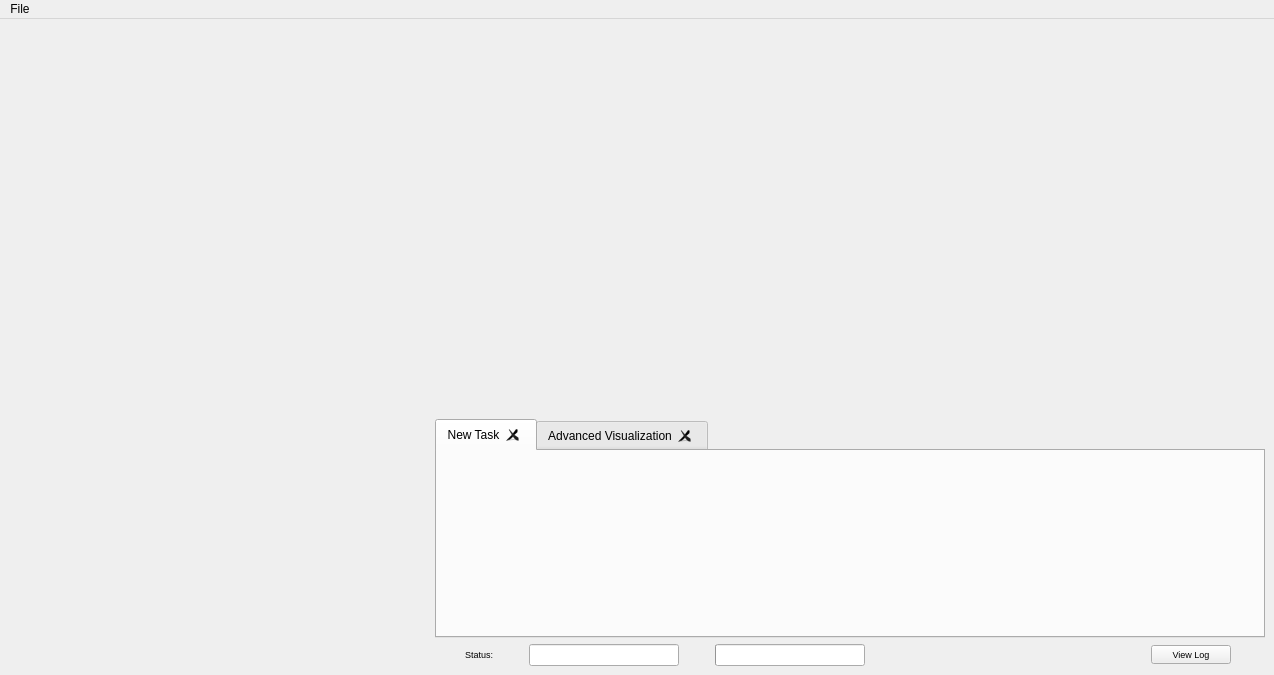
<?xml version="1.0" encoding="UTF-8"?>
<ui version="4.0">
 <class>MainWindow</class>
 <widget class="QMainWindow" name="MainWindow">
  <property name="geometry">
   <rect>
    <x>0</x>
    <y>0</y>
    <width>1274</width>
    <height>675</height>
   </rect>
  </property>
  <property name="minimumSize">
   <size>
    <width>1024</width>
    <height>0</height>
   </size>
  </property>
  <property name="windowTitle">
   <string>Minder3D</string>
  </property>
  <widget class="QWidget" name="centralwidget">
   <property name="sizePolicy">
    <sizepolicy hsizetype="MinimumExpanding" vsizetype="MinimumExpanding">
     <horstretch>1</horstretch>
     <verstretch>1</verstretch>
    </sizepolicy>
   </property>
   <property name="minimumSize">
    <size>
     <width>1024</width>
     <height>0</height>
    </size>
   </property>
   <layout class="QGridLayout" name="gridLayout_3">
    <item row="0" column="0">
     <layout class="QVBoxLayout" name="appLayout">
      <property name="sizeConstraint">
       <enum>QLayout::SetDefaultConstraint</enum>
      </property>
      <item>
       <layout class="QHBoxLayout" name="topPanelLayout">
        <item>
         <layout class="QVBoxLayout" name="view2DLayout">
          <item>
           <spacer name="view2DSpacer">
            <property name="orientation">
             <enum>Qt::Horizontal</enum>
            </property>
            <property name="sizeType">
             <enum>QSizePolicy::Fixed</enum>
            </property>
            <property name="sizeHint" stdset="0">
             <size>
              <width>391</width>
              <height>0</height>
             </size>
            </property>
           </spacer>
          </item>
         </layout>
        </item>
        <item>
         <spacer name="topPanelSpacer">
          <property name="orientation">
           <enum>Qt::Vertical</enum>
          </property>
          <property name="sizeType">
           <enum>QSizePolicy::Fixed</enum>
          </property>
          <property name="sizeHint" stdset="0">
           <size>
            <width>0</width>
            <height>391</height>
           </size>
          </property>
         </spacer>
        </item>
        <item>
         <layout class="QVBoxLayout" name="view3DLayout">
          <item>
           <spacer name="view3DSpacer">
            <property name="sizePolicy">
             <sizepolicy hsizetype="Fixed" vsizetype="Minimum">
              <horstretch>0</horstretch>
              <verstretch>0</verstretch>
             </sizepolicy>
            </property>
            <property name="orientation">
             <enum>Qt::Horizontal</enum>
            </property>
            <property name="sizeType">
             <enum>QSizePolicy::Fixed</enum>
            </property>
            <property name="sizeHint" stdset="0">
             <size>
              <width>361</width>
              <height>0</height>
             </size>
            </property>
           </spacer>
          </item>
         </layout>
        </item>
        <item>
         <layout class="QVBoxLayout" name="rightPanelLayout">
          <item>
           <layout class="QVBoxLayout" name="objectLayout"/>
          </item>
          <item>
           <layout class="QVBoxLayout" name="infoTableLayout"/>
          </item>
         </layout>
        </item>
       </layout>
      </item>
      <item>
       <layout class="QHBoxLayout" name="bottomPanelLayout">
        <item>
         <layout class="QVBoxLayout" name="imageTableLayout">
          <item>
           <spacer name="horizontalSpacer_2">
            <property name="orientation">
             <enum>Qt::Horizontal</enum>
            </property>
            <property name="sizeHint" stdset="0">
             <size>
              <width>300</width>
              <height>0</height>
             </size>
            </property>
           </spacer>
          </item>
         </layout>
        </item>
        <item>
         <layout class="QVBoxLayout" name="bottomRightPanelLayout">
          <property name="sizeConstraint">
           <enum>QLayout::SetDefaultConstraint</enum>
          </property>
          <item>
           <widget class="QTabWidget" name="tabWidget">
            <property name="sizePolicy">
             <sizepolicy hsizetype="Fixed" vsizetype="MinimumExpanding">
              <horstretch>0</horstretch>
              <verstretch>0</verstretch>
             </sizepolicy>
            </property>
            <property name="minimumSize">
             <size>
              <width>830</width>
              <height>194</height>
             </size>
            </property>
            <property name="currentIndex">
             <number>0</number>
            </property>
            <property name="tabsClosable">
             <bool>true</bool>
            </property>
            <widget class="QWidget" name="newTaskTab">
             <attribute name="title">
              <string>New Task</string>
             </attribute>
             <layout class="QHBoxLayout" name="newTaskTabLayout"/>
            </widget>
            <widget class="QWidget" name="visualizationTab">
             <attribute name="title">
              <string>Advanced Visualization</string>
             </attribute>
             <layout class="QHBoxLayout" name="visualizationTabLayout"/>
            </widget>
           </widget>
          </item>
          <item>
           <layout class="QHBoxLayout" name="horizontalLayout_2">
            <item>
             <widget class="QLabel" name="statusLabel">
              <property name="sizePolicy">
               <sizepolicy hsizetype="Fixed" vsizetype="Fixed">
                <horstretch>0</horstretch>
                <verstretch>0</verstretch>
               </sizepolicy>
              </property>
              <property name="font">
               <font>
                <pointsize>7</pointsize>
               </font>
              </property>
              <property name="text">
               <string>Status:</string>
              </property>
             </widget>
            </item>
            <item>
             <widget class="QLineEdit" name="statusText">
              <property name="sizePolicy">
               <sizepolicy hsizetype="Fixed" vsizetype="Fixed">
                <horstretch>0</horstretch>
                <verstretch>0</verstretch>
               </sizepolicy>
              </property>
              <property name="minimumSize">
               <size>
                <width>150</width>
                <height>0</height>
               </size>
              </property>
              <property name="font">
               <font>
                <pointsize>7</pointsize>
               </font>
              </property>
             </widget>
            </item>
            <item>
             <widget class="QProgressBar" name="statusProgressBar">
              <property name="sizePolicy">
               <sizepolicy hsizetype="Fixed" vsizetype="Fixed">
                <horstretch>0</horstretch>
                <verstretch>0</verstretch>
               </sizepolicy>
              </property>
              <property name="minimumSize">
               <size>
                <width>150</width>
                <height>12</height>
               </size>
              </property>
              <property name="value">
               <number>0</number>
              </property>
              <property name="textVisible">
               <bool>false</bool>
              </property>
             </widget>
            </item>
            <item>
             <spacer name="horizontalSpacer">
              <property name="orientation">
               <enum>Qt::Horizontal</enum>
              </property>
              <property name="sizeType">
               <enum>QSizePolicy::Fixed</enum>
              </property>
              <property name="sizeHint" stdset="0">
               <size>
                <width>250</width>
                <height>0</height>
               </size>
              </property>
             </spacer>
            </item>
            <item>
             <widget class="QPushButton" name="statusViewLogButton">
              <property name="sizePolicy">
               <sizepolicy hsizetype="Fixed" vsizetype="Fixed">
                <horstretch>0</horstretch>
                <verstretch>0</verstretch>
               </sizepolicy>
              </property>
              <property name="font">
               <font>
                <pointsize>7</pointsize>
               </font>
              </property>
              <property name="text">
               <string>View Log</string>
              </property>
             </widget>
            </item>
           </layout>
          </item>
         </layout>
        </item>
       </layout>
      </item>
     </layout>
    </item>
   </layout>
  </widget>
  <widget class="QMenuBar" name="menubar">
   <property name="geometry">
    <rect>
     <x>0</x>
     <y>0</y>
     <width>1274</width>
     <height>19</height>
    </rect>
   </property>
   <widget class="QMenu" name="fileMenu">
    <property name="title">
     <string>File</string>
    </property>
    <addaction name="loadImageMenuItem"/>
    <addaction name="loadSceneMenuItem"/>
    <addaction name="separator"/>
    <addaction name="saveImageMenuItem"/>
    <addaction name="saveOverlayMenuItem"/>
    <addaction name="saveSceneMenuItem"/>
    <addaction name="saveVTKModelsMenuItem"/>
   </widget>
   <addaction name="fileMenu"/>
  </widget>
  <action name="loadImageMenuItem">
   <property name="text">
    <string>Load Image</string>
   </property>
  </action>
  <action name="saveImageMenuItem">
   <property name="text">
    <string>Save Image</string>
   </property>
  </action>
  <action name="saveOverlayMenuItem">
   <property name="text">
    <string>Save Overlay</string>
   </property>
  </action>
  <action name="saveVTKModelsMenuItem">
   <property name="text">
    <string>Save VTK Models</string>
   </property>
  </action>
  <action name="loadSceneMenuItem">
   <property name="text">
    <string>Load Spatial Objects</string>
   </property>
  </action>
  <action name="saveSceneMenuItem">
   <property name="text">
    <string>Save Spatial Objects</string>
   </property>
  </action>
  <action name="savePreProcessedOverlayMenuItem">
   <property name="text">
    <string>Save Pre-Processed Overlay</string>
   </property>
  </action>
 </widget>
 <resources/>
 <connections/>
</ui>
